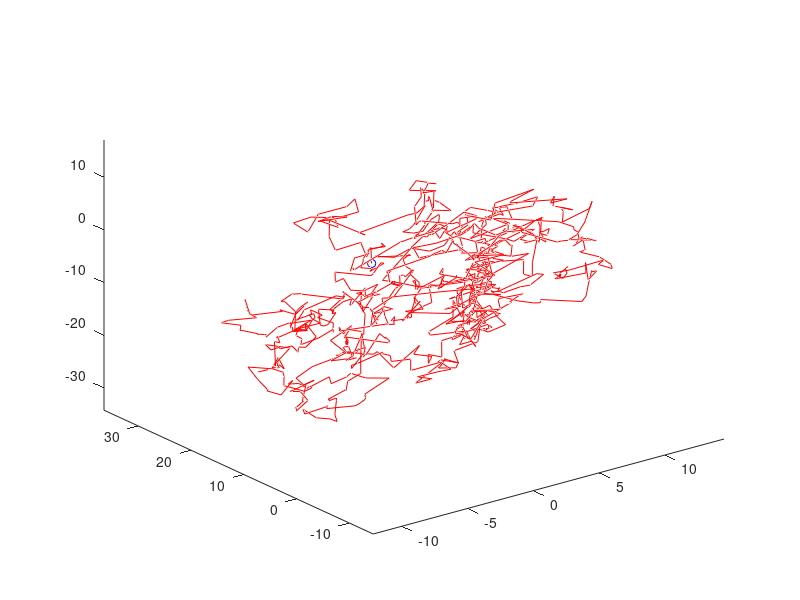

The MATLAB script that drew this image:
%% 3D brownian motion
% Distance is predicted by a number from a normal distribution
% Direction is completely random

mean=1;
variance=2;

N=1000; x=zeros(1,N); y=zeros(1,N); z=zeros(1,N);

for k=2:N
%   A number from Normal distribution gives s;
    s=abs(mean + sqrt(variance)*randn(1,1));
    phi=2*pi*rand;
    theta=pi*rand;
    x(k)=x(k-1)+s*sin(theta)*cos(phi);
    y(k)=y(k-1)+s*sin(theta)*sin(phi);
    z(k)=z(k-1)+s*cos(theta);
end

comet3(x,y,z);